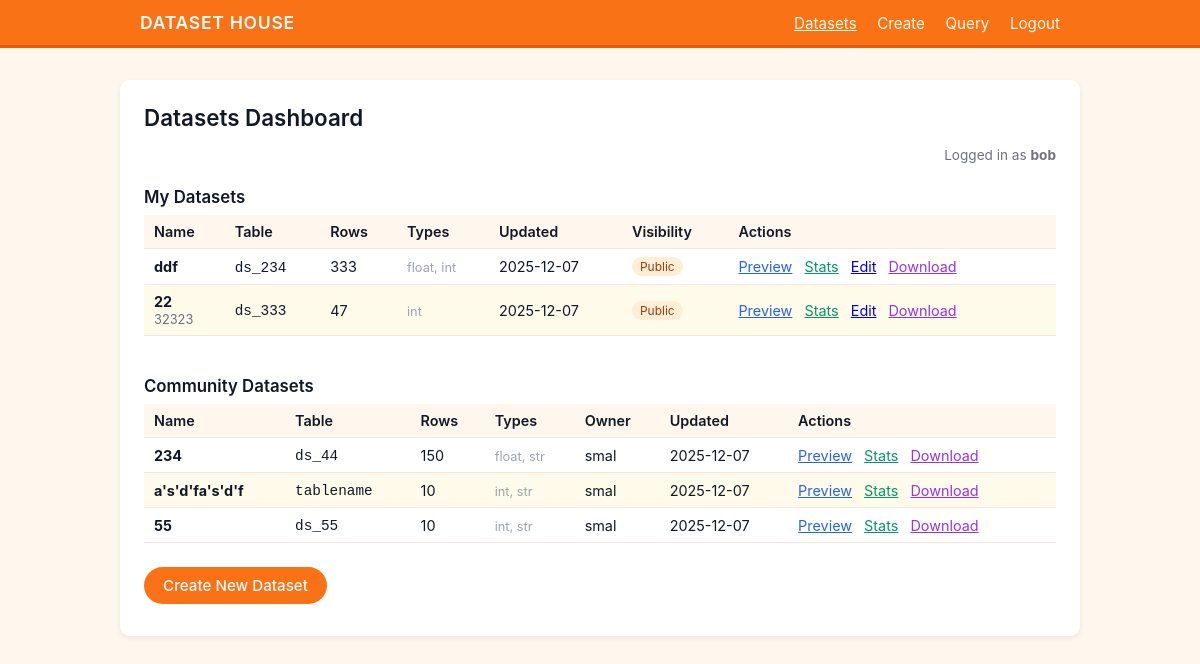
The page /datasets (signed in) on the database its author committed.
### models.py (models this page shows, shortened)
class User(UserMixin, db.Model):
    __tablename__ = 'users'
    id = db.Column(db.Integer, primary_key=True)  # PK_user_id
    full_name = db.Column(db.String(100), nullable=False)
    email = db.Column(db.String(120), unique=True, nullable=False)
    password_hash = db.Column(db.String(200), nullable=False)
    created_at = db.Column(db.DateTime, default=datetime.utcnow)
    datasets = db.relationship('Dataset', backref='owner', lazy=True)
    queries = db.relationship('QueryLog', backref='user', lazy=True)

class Dataset(db.Model):
    __tablename__ = 'datasets'
    id = db.Column(db.Integer, primary_key=True)
    name = db.Column(db.String(100), nullable=False)
    table_name = db.Column(db.String(100), unique=True, nullable=False)
    description = db.Column(db.Text)
    tags = db.Column(db.String(200))
    rows = db.Column(db.Integer, default=0)
    columns = db.Column(db.Integer, default=0)
    types = db.Column(db.String(200), default="unknown")
    visibility = db.Column(db.String(20), default='public')
    file_path = db.Column(db.String(200))
    created_at = db.Column(db.DateTime, default=datetime.utcnow)
    updated_at = db.Column(db.DateTime, default=datetime.utcnow, onupdate=datetime.utcnow)
    owner_id = db.Column(db.Integer, db.ForeignKey('users.id'), nullable=False)
    logs = db.relationship('QueryLog', backref='dataset', lazy=True, cascade="all, delete-orphan")

### app.py (the view)
@app.route('/datasets')
@login_required
def dataset_list():
    my_datasets = Dataset.query.filter_by(owner_id=current_user.id).order_by(Dataset.created_at.desc()).all()
    other_datasets = Dataset.query.filter(
        Dataset.owner_id != current_user.id,
        Dataset.visibility == 'public'
    ).order_by(Dataset.created_at.desc()).all()
    return render_template('datasets.html', my_datasets=my_datasets, other_datasets=other_datasets)

### app.py (called while the page is built)
@login_manager.user_loader
def load_user(user_id):
    return User.query.get(int(user_id))

### templates/datasets.html (shortened to what this page needs)
<!DOCTYPE html>
<html lang="en">
<head>
    <link rel="stylesheet" href="{{ url_for('static', filename='css/styles.css') }}">
</head>
<body>
<header>
    <div class="header-inner">
        <div class="logo">DATASET HOUSE</div>
        <nav>
            <a href="{{ url_for('dataset_list') }}" class="active">Datasets</a>
            <a href="{{ url_for('dataset_create') }}">Create</a>
            <a href="{{ url_for('dataset_query') }}" target="_blank">Query</a>
            <a href="{{ url_for('logout') }}">Logout</a>
        </nav>
    </div>
</header>
<main class="main">
    <h1>Datasets Dashboard</h1>
    <div class="text-right meta">
        Logged in as <strong>{{ current_user.full_name }}</strong>
    </div>
    <h2>My Datasets</h2>
    {% if my_datasets %}
    <table class="table">
        <thead>
        <tr>
            <th>Name</th>
            <th>Table</th>
            <th>Rows</th>
            <th>Types</th>
            <th>Updated</th>
            <th>Visibility</th>
            <th>Actions</th>
        </tr>
        </thead>
        <tbody>
        {% for ds in my_datasets %}
        <tr>
            <td>
                <strong>{{ ds.name }}</strong><br>
                <span class="text-muted" style="font-size:0.8rem">{{ ds.tags }}</span>
            </td>
            <td><code>{{ ds.table_name }}</code></td>
            <td>{{ ds.rows }}</td>
            <td><span class="field-note">{{ ds.types }}</span></td>
            <td>{{ ds.updated_at.strftime('%Y-%m-%d') }}</td>
            <td>
                {% if ds.visibility == 'private' %}
                <span class="badge" style="background:#fee2e2; color:#991b1b">Private</span>
                {% else %}
                <span class="badge">Public</span>
                {% endif %}
            </td>
            <td>
                <a href="{{ url_for('dataset_preview', id=ds.id) }}" class="action-link" style="color: #2563eb;">Preview</a>
                <a href="{{ url_for('dataset_stats', id=ds.id) }}" class="action-link" style="color: #059669;">Stats</a>
                <a href="{{ url_for('dataset_edit', id=ds.id) }}" class="action-link">Edit</a>
                <a href="{{ url_for('dataset_download', id=ds.id) }}" class="action-link" style="color: #9333ea;">Download</a>
            </td>
        </tr>
        {% endfor %}
        </tbody>
    </table>
    {% else %}
        <p class="text-muted">You haven't uploaded any datasets yet.</p>
    {% endif %}
    <h2 style="margin-top:40px;">Community Datasets</h2>
    {% if other_datasets %}
    <table class="table">
        <thead>
        <tr>
            <th>Name</th>
            <th>Table</th>
            <th>Rows</th>
            <th>Types</th>
            <th>Owner</th>
            <th>Updated</th>
            <th>Actions</th>
        </tr>
        </thead>
        <tbody>
        {% for ds in other_datasets %}
        <tr>
            <td>
                <strong>{{ ds.name }}</strong><br>
            </td>
            <td><code>{{ ds.table_name }}</code></td>
            <td>{{ ds.rows }}</td>
            <td><span class="field-note">{{ ds.types }}</span></td>
            <td>{{ ds.owner.full_name }}</td>
            <td>{{ ds.updated_at.strftime('%Y-%m-%d') }}</td>
            <td>
                <a href="{{ url_for('dataset_preview', id=ds.id) }}" class="action-link" style="color: #2563eb;">Preview</a>
                <a href="{{ url_for('dataset_stats', id=ds.id) }}" class="action-link" style="color: #059669;">Stats</a>
                <a href="{{ url_for('dataset_download', id=ds.id) }}" class="action-link" style="color: #9333ea;">Download</a>
            </td>
        </tr>
        {% endfor %}
        </tbody>
    </table>
    {% else %}
        <p class="text-muted">No public datasets from other users.</p>
    {% endif %}
    <div class="actions">
        <a href="{{ url_for('dataset_create') }}" class="btn btn-primary">Create New Dataset</a>
    </div>
</main>
</body>
</html>

### static/css/styles.css (style rules this page uses)
* { box-sizing: border-box; }
body { margin: 0; font-family: -apple-system, BlinkMacSystemFont, "Segoe UI", Roboto, sans-serif; background-color: #fff7ed; color: #111827; }
header { background-color: #f97316; color: #f9fafb; border-bottom: 3px solid #ea580c; }
.header-inner { max-width: 960px; margin: 0 auto; padding: 12px 20px; display: flex; align-items: center; justify-content: space-between; }
.logo { font-size: 1.1rem; font-weight: 600; letter-spacing: 0.04em; }
nav a { margin-left: 16px; text-decoration: none; color: #fffbeb; font-size: 0.95rem; }
nav a:hover, nav a.active { text-decoration: underline; }
.main { max-width: 960px; margin: 32px auto; padding: 24px 24px 32px; background-color: #ffffff; border-radius: 10px; box-shadow: 0 2px 6px rgba(15, 23, 42, 0.08); }
h1 { margin: 0 0 16px; font-size: 1.4rem; font-weight: 600; }
h2 { margin: 24px 0 8px; font-size: 1.05rem; font-weight: 600; }
.actions { margin-top: 24px; display: flex; gap: 12px; flex-wrap: wrap; }
.btn { display: inline-block; padding: 8px 18px; border-radius: 999px; border: 1px solid transparent; font-size: 0.95rem; font-weight: 500; text-decoration: none; text-align: center; cursor: pointer; }
.btn-primary { background-color: #f97316; color: #f9fafb; }
.table { width: 100%; border-collapse: collapse; margin-top: 8px; font-size: 0.9rem; }
.table th, .table td { padding: 8px 10px; border-bottom: 1px solid #fee2e2; text-align: left; }
.table th { background-color: #fff7ed; font-weight: 600; }
.table tr:nth-child(even) td { background-color: #fffbeb; }
.table a.action-link { margin-right: 8px; font-size: 0.9rem; }
.badge { display: inline-block; padding: 2px 8px; border-radius: 999px; font-size: 0.75rem; background-color: #ffedd5; color: #92400e; }
.meta { font-size: 0.85rem; color: #6b7280; }
.text-right { text-align: right; }
.text-muted { color: #6b7280; font-size: 0.85rem; }
.field-note { font-size: 0.8rem; color: #9ca3af; }

### rows shown on the page
User: full_name "bob"
Dataset: name "ddf", table_name "ds_234", rows "333", types "float, int", updated_at "2025-12-07", visibility "Public"
Dataset: name "22", tags "32323", table_name "ds_333", rows "47", types "int", updated_at "2025-12-07", visibility "Public"
Dataset: name "234", table_name "ds_44", rows "150", types "float, str", owner.full_name "smal", updated_at "2025-12-07"
Dataset: name "a's'd'fa's'd'f", table_name "tablename", rows "10", types "int, str", owner.full_name "smal", updated_at "2025-12-07"
Dataset: name "55", table_name "ds_55", rows "10", types "int, str", owner.full_name "smal", updated_at "2025-12-07"
